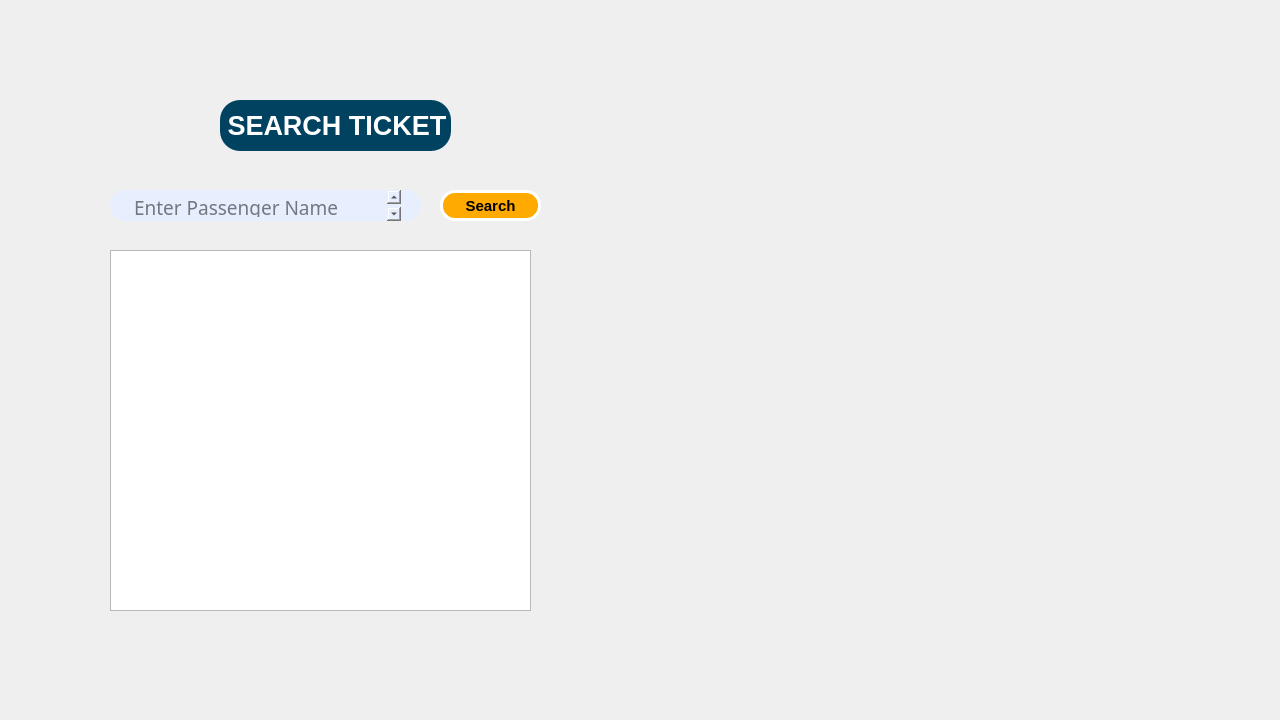
<?xml version="1.0" encoding="UTF-8"?>
<ui version="4.0">
 <class>searchticket</class>
 <widget class="QDialog" name="searchticket">
  <property name="geometry">
   <rect>
    <x>0</x>
    <y>0</y>
    <width>1280</width>
    <height>720</height>
   </rect>
  </property>
  <property name="maximumSize">
   <size>
    <width>1280</width>
    <height>720</height>
   </size>
  </property>
  <property name="windowTitle">
   <string>SearchTicket</string>
  </property>
  <widget class="QLabel" name="label">
   <property name="geometry">
    <rect>
     <x>220</x>
     <y>100</y>
     <width>231</width>
     <height>51</height>
    </rect>
   </property>
   <property name="font">
    <font>
     <pointsize>20</pointsize>
     <bold>true</bold>
    </font>
   </property>
   <property name="styleSheet">
    <string notr="true">color: rgb(255, 255, 255);

background-color: rgb(1, 66, 96);
border-radius:20
</string>
   </property>
   <property name="text">
    <string> SEARCH TICKET</string>
   </property>
  </widget>
  <widget class="QTextEdit" name="txtnameofapass">
   <property name="geometry">
    <rect>
     <x>110</x>
     <y>190</y>
     <width>311</width>
     <height>31</height>
    </rect>
   </property>
   <property name="font">
    <font>
     <family>Bahnschrift Light SemiCondensed</family>
     <pointsize>14</pointsize>
    </font>
   </property>
   <property name="styleSheet">
    <string notr="true">background-color: rgb(231, 239, 255);
border-radius:15px;
padding-left:20px;
padding-right:20px;</string>
   </property>
   <property name="placeholderText">
    <string>Enter Passenger Name</string>
   </property>
  </widget>
  <widget class="QPushButton" name="btnsearch">
   <property name="geometry">
    <rect>
     <x>440</x>
     <y>190</y>
     <width>101</width>
     <height>31</height>
    </rect>
   </property>
   <property name="font">
    <font>
     <pointsize>11</pointsize>
     <bold>true</bold>
    </font>
   </property>
   <property name="styleSheet">
    <string notr="true">QPushButton
{
	color: rgb(0, 0, 0);
	
	
	
	
	background-color: rgb(255, 170, 0);
	border-radius:15px;
	
	border: 3px solid white;

}
QPushButton:hover {
    
	
	background-color: rgb(255, 85, 0);
}</string>
   </property>
   <property name="text">
    <string>Search</string>
   </property>
  </widget>
  <widget class="QLabel" name="labelofpic">
   <property name="geometry">
    <rect>
     <x>0</x>
     <y>0</y>
     <width>1280</width>
     <height>720</height>
    </rect>
   </property>
   <property name="maximumSize">
    <size>
     <width>1280</width>
     <height>720</height>
    </size>
   </property>
   <property name="font">
    <font>
     <family>Bahnschrift Light SemiCondensed</family>
     <pointsize>14</pointsize>
    </font>
   </property>
   <property name="styleSheet">
    <string notr="true">image: url(:/PICS/pg3.jpg);</string>
   </property>
   <property name="text">
    <string/>
   </property>
  </widget>
  <widget class="QTableView" name="tableView">
   <property name="geometry">
    <rect>
     <x>110</x>
     <y>250</y>
     <width>421</width>
     <height>361</height>
    </rect>
   </property>
  </widget>
  <zorder>labelofpic</zorder>
  <zorder>label</zorder>
  <zorder>txtnameofapass</zorder>
  <zorder>btnsearch</zorder>
  <zorder>tableView</zorder>
 </widget>
 <resources/>
 <connections/>
</ui>
